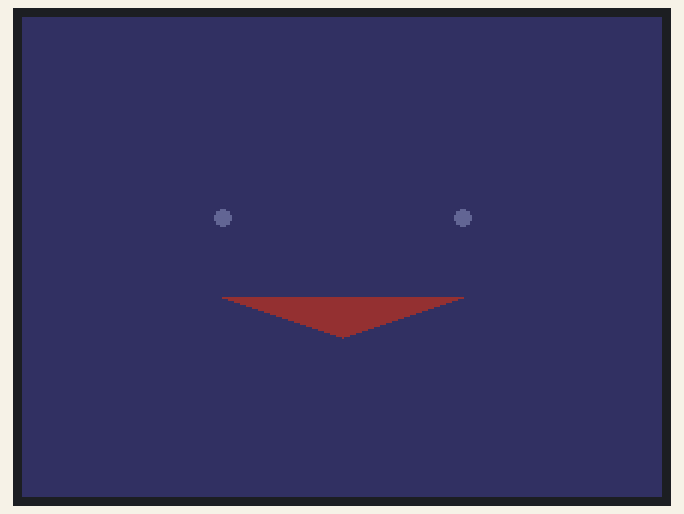
Recording of a sketch running on a simulated ESP32. Parts: 320×240 colour display.

Above: at 0.3 s.

The sketch:

2_0_0_basic.ino
```cpp
#include <M5Core2.h>

void setup() {
  //M5の機能を使い始める
  M5.begin();

  //画面を塗りつぶす
  M5.Lcd.fillScreen(M5.Lcd.color565(50, 50, 100));

  //まるをかく
  M5.Lcd.fillCircle(100, 100, 4, M5.Lcd.color565(100, 100, 150));
  //まるをかく
  M5.Lcd.fillCircle(220, 100, 4, M5.Lcd.color565(100, 100, 150));

  //さんかくをかく
  M5.Lcd.fillTriangle(100, 140, 160, 160, 220, 140, M5.Lcd.color565(150, 50, 50));

  // //おしゃれ演出
  // //バックライトふんわり
  // for (int i = 2500; i < 3300; i++) {
  //   M5.Axp.SetLcdVoltage(i);
  //   delay(2);
  // }
  // for (int i = 3300; i > 2900; i--) {
  //   M5.Axp.SetLcdVoltage(i);
  //   delay(2);
  // }
}

void loop() {
}
```
